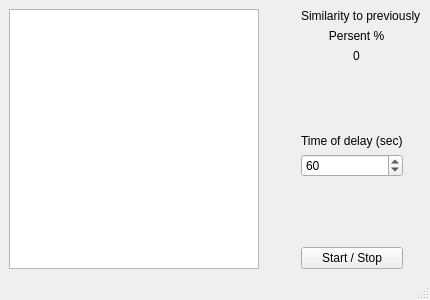
<?xml version="1.0" encoding="UTF-8"?>
<ui version="4.0">
 <class>MainWindow</class>
 <widget class="QMainWindow" name="MainWindow">
  <property name="geometry">
   <rect>
    <x>0</x>
    <y>0</y>
    <width>430</width>
    <height>300</height>
   </rect>
  </property>
  <property name="windowTitle">
   <string>MainWindow</string>
  </property>
  <widget class="QWidget" name="centralwidget">
   <layout class="QGridLayout" name="gridLayout_2">
    <item row="0" column="2" colspan="3">
     <widget class="QLabel" name="label">
      <property name="text">
       <string>Similarity to previously</string>
      </property>
     </widget>
    </item>
    <item row="6" column="2">
     <spacer name="verticalSpacer_2">
      <property name="orientation">
       <enum>Qt::Vertical</enum>
      </property>
      <property name="sizeHint" stdset="0">
       <size>
        <width>20</width>
        <height>40</height>
       </size>
      </property>
     </spacer>
    </item>
    <item row="4" column="2">
     <widget class="QLabel" name="label_3">
      <property name="text">
       <string>Time of delay (sec)</string>
      </property>
     </widget>
    </item>
    <item row="5" column="2">
     <widget class="QSpinBox" name="spinBox">
      <property name="value">
       <number>60</number>
      </property>
     </widget>
    </item>
    <item row="0" column="0" rowspan="8">
     <widget class="QListWidget" name="listOfImages">
      <property name="minimumSize">
       <size>
        <width>250</width>
        <height>0</height>
       </size>
      </property>
      <property name="maximumSize">
       <size>
        <width>200</width>
        <height>16777215</height>
       </size>
      </property>
     </widget>
    </item>
    <item row="3" column="2">
     <spacer name="verticalSpacer">
      <property name="orientation">
       <enum>Qt::Vertical</enum>
      </property>
      <property name="sizeHint" stdset="0">
       <size>
        <width>20</width>
        <height>40</height>
       </size>
      </property>
     </spacer>
    </item>
    <item row="7" column="2">
     <widget class="QPushButton" name="pb_startstop">
      <property name="text">
       <string>Start / Stop</string>
      </property>
     </widget>
    </item>
    <item row="1" column="2" colspan="2">
     <widget class="QLabel" name="label_2">
      <property name="maximumSize">
       <size>
        <width>9999</width>
        <height>9999</height>
       </size>
      </property>
      <property name="text">
       <string>Persent %</string>
      </property>
      <property name="alignment">
       <set>Qt::AlignCenter</set>
      </property>
     </widget>
    </item>
    <item row="7" column="1">
     <spacer name="horizontalSpacer">
      <property name="orientation">
       <enum>Qt::Horizontal</enum>
      </property>
      <property name="sizeHint" stdset="0">
       <size>
        <width>40</width>
        <height>20</height>
       </size>
      </property>
     </spacer>
    </item>
    <item row="2" column="2" colspan="2">
     <widget class="QLabel" name="persent_of_similarity">
      <property name="text">
       <string>0</string>
      </property>
      <property name="alignment">
       <set>Qt::AlignCenter</set>
      </property>
     </widget>
    </item>
   </layout>
  </widget>
  <widget class="QMenuBar" name="menubar">
   <property name="geometry">
    <rect>
     <x>0</x>
     <y>0</y>
     <width>430</width>
     <height>29</height>
    </rect>
   </property>
  </widget>
  <widget class="QStatusBar" name="statusbar"/>
 </widget>
 <resources/>
 <connections/>
</ui>
